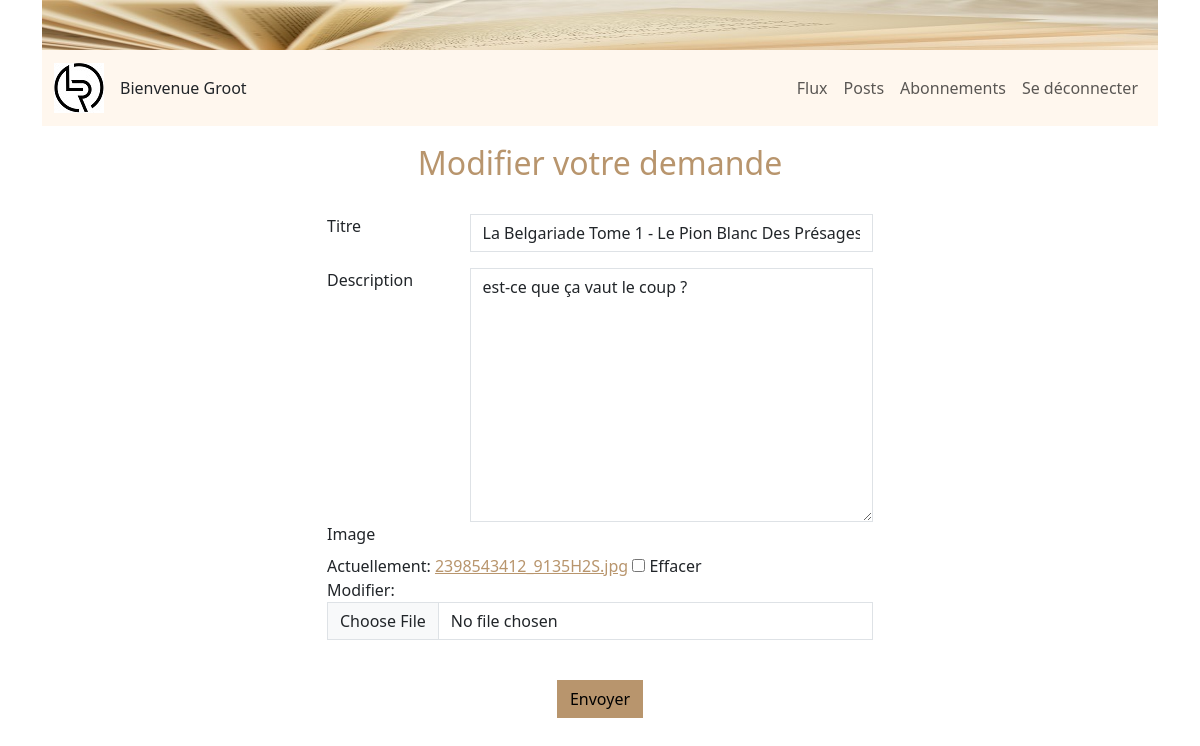
The page /ticket/4/edit/ (signed in) on the database its author committed.
### authentication/models.py (models this page shows)
class User(AbstractUser):
    pass

### reviews/models.py (models this page shows, shortened)
class Ticket(models.Model):
    title = models.CharField(max_length=128, verbose_name="Titre")
    description = models.TextField(max_length=2048, blank=True,
                                   verbose_name="Description")
    user = models.ForeignKey(settings.AUTH_USER_MODEL,
                             on_delete=models.CASCADE)
    image = models.ImageField(null=True, blank=True)
    time_created = models.DateTimeField(auto_now_add=True)
    IMAGE_MAX_SIZE = (250, 300)

### reviews/views.py (the view)
@login_required
def ticket_edit(request, ticket_id):
    ticket = get_object_or_404(models.Ticket, id=ticket_id)
    form = forms.TicketForm(instance=ticket)
    if request.method == 'POST':
        form = forms.TicketForm(request.POST, request.FILES, instance=ticket)
        if form.is_valid():
            form.save()
            return redirect('home')
    context = {'form': form}
    return render(request, 'reviews/ticket_edit.html', context)

### reviews/forms.py
class TicketForm(forms.ModelForm):
    class Meta:
        model = Ticket
        fields = ['title', 'description', 'image']
    def __init__(self, *args, **kwargs):
        super().__init__(*args, **kwargs)
        self.fields['title'].widget.attrs['class'] = 'form-control'
        self.fields['description'].widget.attrs['class'] = 'form-control'
        self.fields['image'].widget.attrs['class'] = 'form-control'

### reviews/templates/reviews/ticket_edit.html (shortened to what this page needs)
{% extends 'base.html' %}
{% block content %}
<div class="container">
    <div class="row d-flex justify-content-center">
        <div class="col-10">
            <h2 class="text-center text-primary">Modifier votre demande</h2>
        </div>
    </div>
    <div class="row d-flex justify-content-center mt-4">
        <div class="col-6">
            <form method="post" enctype="multipart/form-data">
                <div class="row">
                    <div class="col-12 d-flex justify-content-center">
                        <div class="form-group w-100">
                            <div class="row">
                                <div class="col-3">
                                    <label for="{{ form.title.id_for_label }}" class="form-label">Titre</label>
                                </div>
                                <div class="col-9">
                                    {{ form.title }}
                                </div>
                            </div>
                        </div>
                    </div>
                </div>
                <div class="row mt-3">
                    <div class="col-12 d-flex justify-content-center">
                        <div class="form-group w-100">
                            <div class="row">
                                <div class="col-3">
                                    <label for="{{ form.description.id_for_label }}" class="form-label">Description</label>
                                </div>
                                <div class="col-9">
                                    {{ form.description }}
                                </div>
                            </div>
                        </div>
                    </div>
                </div>
                <div class="row">
                    <div class="col-12 d-flex justify-content-center">
                        <div class="form-group w-100">
                            <label for="{{ form.image.id_for_label }}" class="form-label">Image</label>
                            <p>{{ form.image }}</p>
                        </div>
                    </div>
                </div>
                <div class="d-flex justify-content-evenly mt-4">
                    <button type="submit" class="btn btn-primary">Envoyer</button>
                </div>
            </form>
        </div>
    </div>
</div>
{% endblock content %}

### templates/base.html (shortened to what this page needs)
{% load static %}
<html>
    <head>
        <link rel="stylesheet" type="text/css" href="{% static 'css/style.css' %}"/>
        <link rel="stylesheet" href="https://cdn.jsdelivr.net/npm/bootstrap-icons@1.5.0/font/bootstrap-icons.css">
    </head>
    <body>
        <header class="py-5">
            <div class="container fixed-top">
                <div>
                    <img src="{% static 'images/banner_1320.jpg' %}" class="img-fluid" style="height: 50px;" alt="bannière">
                </div>
                <nav class="navbar navbar-expand-md navbar-light bg-light">
                    <div class="container">
                        <a class="navbar-brand" href="{% url 'home' %}">
                            <img src="{% static 'images/logo_mini_50.jpg' %}"alt="mini logo">
                        </a>
                        Bienvenue {{ user.username }}
                        <div class="collapse navbar-collapse justify-content-end" id="navbarNav">
                            <ul class="navbar-nav">
                                <li class="nav-item">
                                    <a class="nav-link" href="{% url 'feed' %}">Flux</a>
                                </li>
                                <li class="nav-item">
                                    <a class="nav-link" href="{% url 'posts' %}">Posts</a>
                                </li>
                                <li class="nav-item">
                                    <a class="nav-link" href="{% url 'follow_user' %}">Abonnements</a>
                                </li>
                                <li class="nav-item">
                                    <a class="nav-link" href="{% url 'logout' %}">Se déconnecter</a>
                                </li>
                            </ul>
                        </div>
                    </div>
                </nav>
            </div>
        </header>
        <main class="my-5">
            {% block content %}{% endblock content %}
        </main>
    </body>
</html>

### rows shown on the page
User: username "Groot"
Ticket: title "La Belgariade Tome 1 - Le Pion Blanc Des Présages", description "est-ce que ça vaut le coup ?"
